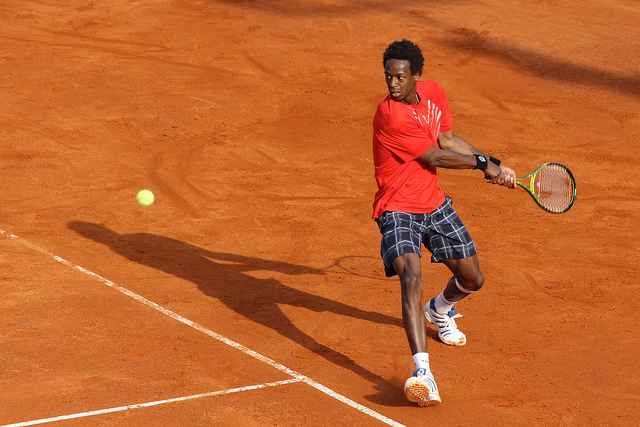
#> input picture images/000000000057.jpg, 640 x 427 px; its folder holds 4 pictures in this run
$ python main.py
#> lines starting #> are read from the running program, lines starting #| are printed output that depends on the picture
### image_viewer.py
import matplotlib.pyplot as plt
from matplotlib import image as mpimg

from juxtaposition import Juxtaposition


class ImageViewer:

    def __init__(self):
        pass

    def view(self, juxta: Juxtaposition):
        f, axarr = plt.subplots(1, 2)
        axarr[0].imshow(mpimg.imread(juxta.image1))
        axarr[0].axis('off')
        axarr[1].imshow(mpimg.imread(juxta.image2))
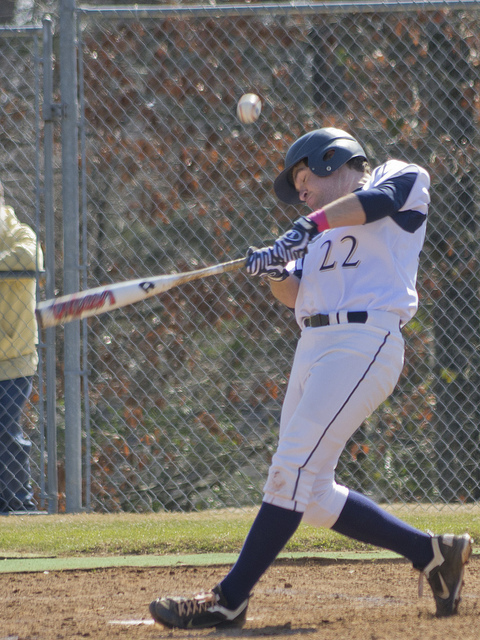
#> input picture images/000000000016.jpg, 480 x 640 px
        axarr[1].axis('off')
        plt.draw()
        plt.waitforbuttonpress(0)  # this will wait for indefinite time
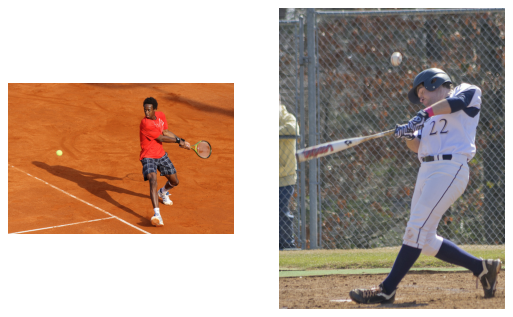
#> figure drawn by matplotlib, 2 panels
        plt.close(f)

### image_pairing.py
from image_files import ImageFiles
from juxtaposition import Juxtaposition


class ImagePairing:

    def __init__(self):
        self.imagefiles = ImageFiles()

    def pair(self):
        image1 = self.imagefiles.next()
        image2 = self.imagefiles.next()

        if image1 is None or image2 is None:
            return None

        return Juxtaposition(image1, image2)

### image_files.py
import random
from os import listdir

from os.path import isfile, join


class ImageFiles:

    def __init__(self):
        path = "images"
        self.files = [path + "/" + f for f in listdir(path) if isfile(join(path, f))]
        random.shuffle(self.files)

    def next(self):
        if self.files:
            return self.files.pop()
        else:
            return None

### juxtaposition.py


class Juxtaposition:

    def __init__(self, image1: str, image2: str):
        self.image1: str = image1
        self.image2: str = image2

### main.py
# This is a sample Python script.

# Press Shift+F10 to execute it or replace it with your code.
# Press Double Shift to search everywhere for classes, files, tool windows, actions, and settings.


# Press the green button in the gutter to run the script.
import time

from image_pairing import ImagePairing
from image_viewer import ImageViewer
from juxtaposition import Juxtaposition

if __name__ == '__main__':
    pairing: ImagePairing = ImagePairing()
    while True:
        juxtaposition: Juxtaposition = pairing.pair()
        if juxtaposition is None:
            break
        ImageViewer().view(juxtaposition)
#> pass 2 of the loop `while True:`:
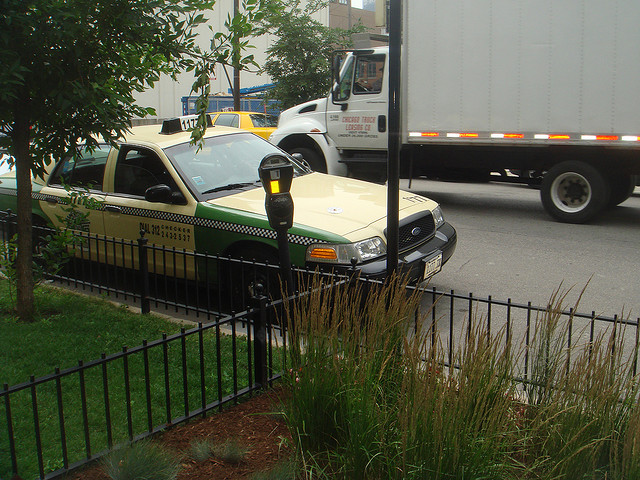
#> input picture images/000000000001.jpg, 640 x 480 px
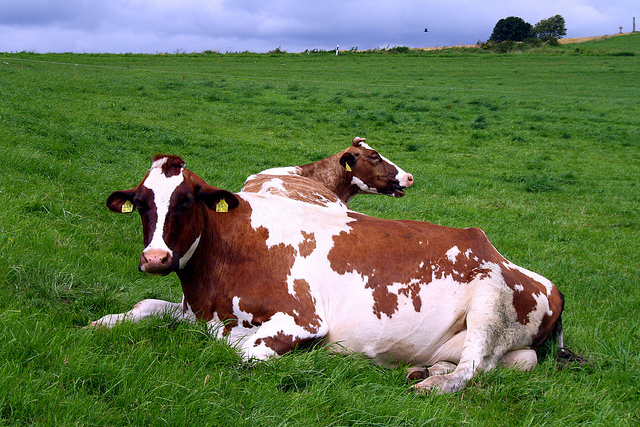
#> input picture images/000000000019.jpg, 640 x 427 px
#> in view (call 2), `plt.waitforbuttonpress(0)`:
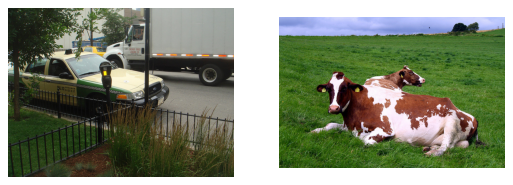
#> figure drawn by matplotlib, 2 panels

# See PyCharm help at https://www.jetbrains.com/help/pycharm/
